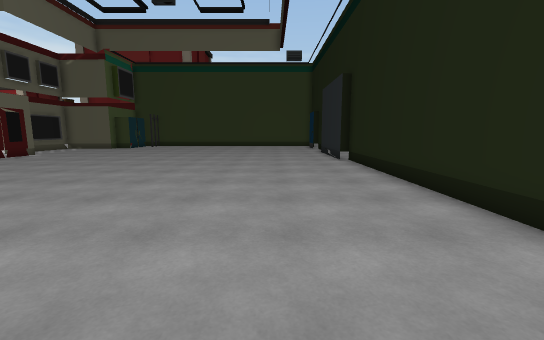
view 1 (above)

16 first-person views from a walk through a Unity game level. The camera is 1.4 m above the floor, tilts 8° down and sees 90° across. The floor is counted in squares, 1 m on a side. Each view is taken from the middle of a square. On the plan, view 1 faces up. The plan holds only what a view shows up to about 13 squares ahead; the rest is blank. The place goes on beyond the plan.

view 2
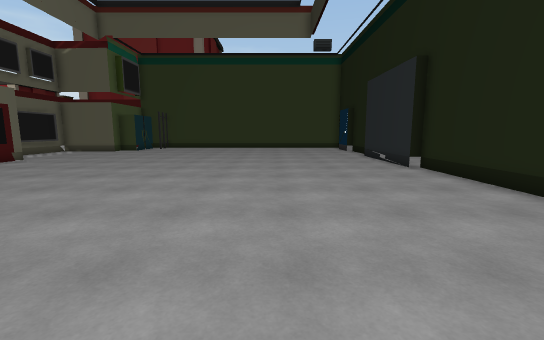

view 3
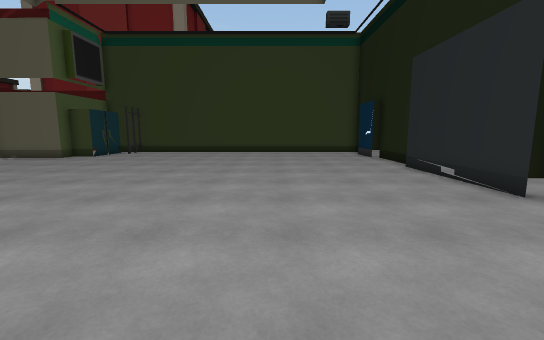

view 4
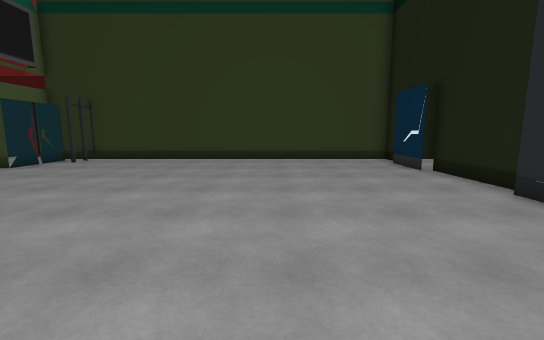

view 5
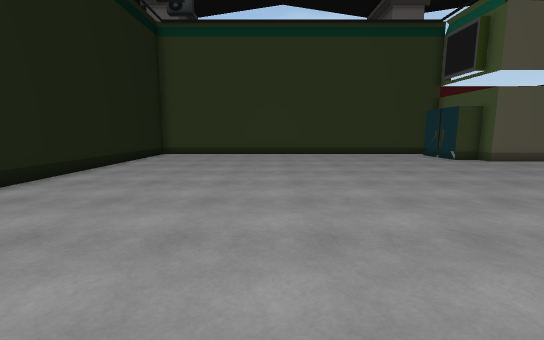

view 6
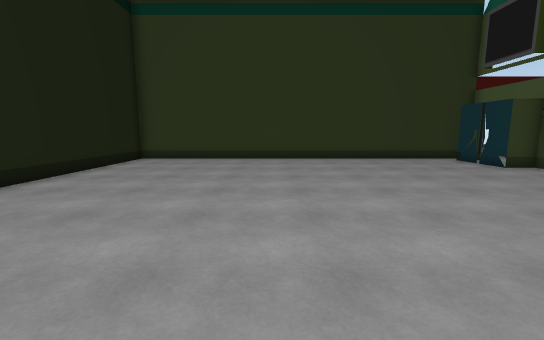

view 7
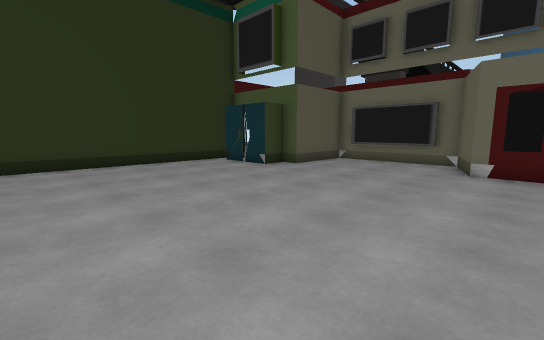

view 8
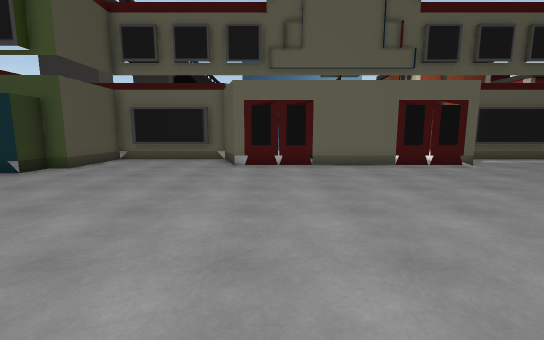

view 9
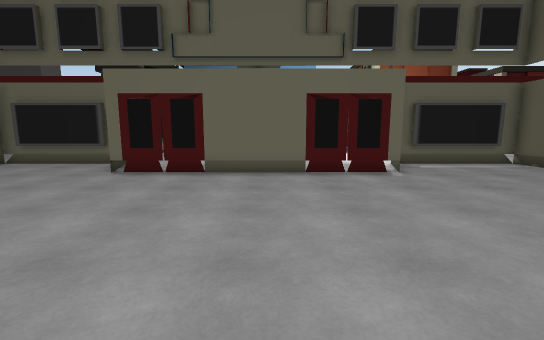

view 10
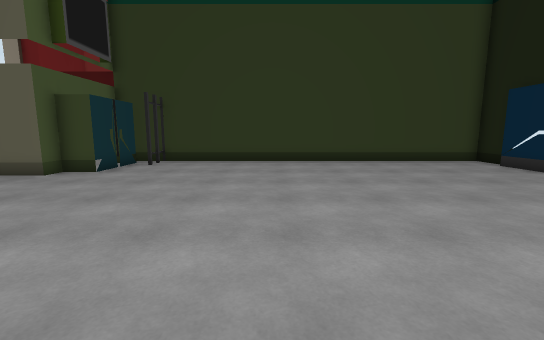

view 11
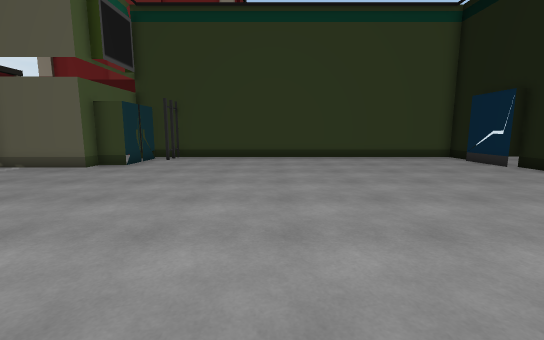

view 12
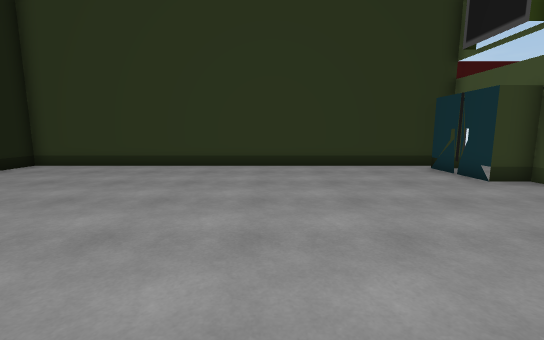

view 13
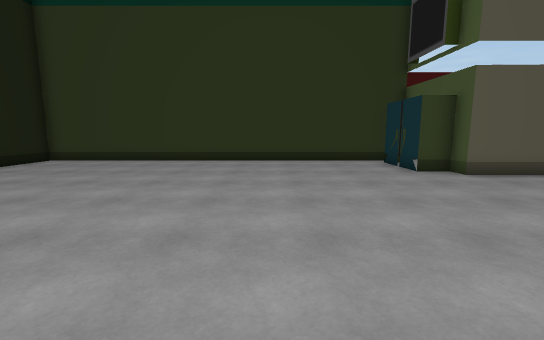

view 14
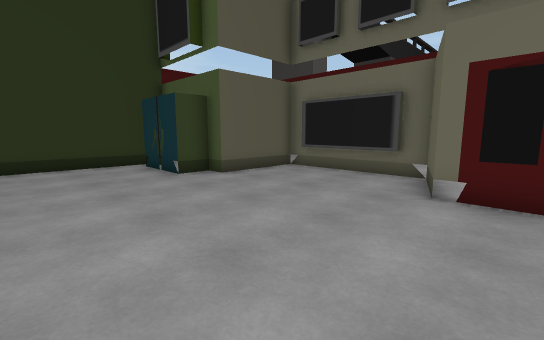

view 15
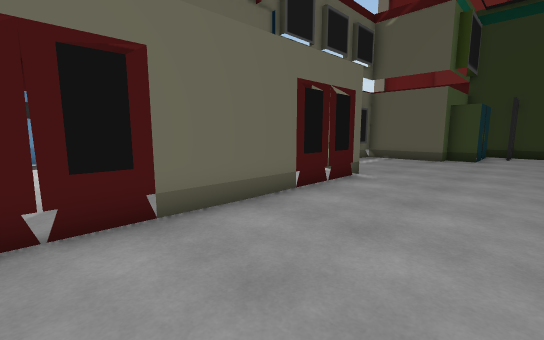

view 16
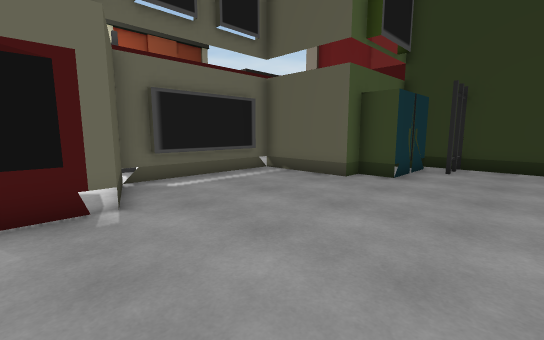

### Floor plan
Points are (right, up) in squares from view 1. A wall is a line through its corners. A room is listed if a view was taken in it or the views show most of it. See-through windows are left out.
Room 1 (views 1, 2, 3, 4, 5, 6, 7, 8, 9, 10, 11, 12, 13, 14, 15, 16)
walls: (3.4, 13.7) (3.4, 19); (-16.7, 4.9) (-16.7, 1); (3.9, 19.4) (3.9, 22.8); (3.4, 22.8) (3.4, 25.2); (-16.7, 21.9) (-16.7, 18); (-11.1, 26.5) (-11.1, 25.4); (-12.2, 26.4) (-12.2, 23.4) (-13.4, 23.4) (-13.4, 22.7) (-17, 22.7) (-17, 17.3) (-14.3, 16.4) (-14.3, 6.4) (-17, 5.6) (-17, 0.2) (-13.4, 0.2) (-13.4, -0.6) (-12.2, -0.6) (-12.2, -3.5); (-12.8, -4.2) (3.9, -4.2) (3.9, 13.7); (3.9, 25.6) (3.9, 27.1) (-12.6, 27.1)
ways out: gap at (-12, 25)

Positions as (right, up) in squares from view 1, and headings:
1: (0, 0), facing up
2: (-2, 3), facing up
3: (-2, 8), facing up
4: (-2, 13), facing up
5: (-3, 13), facing down
6: (-3, 10), facing down
7: (-4, 8), facing down-left
8: (-3, 8), facing left
9: (-5, 12), facing left
10: (-6, 14), facing up
11: (-6, 12), facing up
12: (-6, 7), facing down
13: (-7, 9), facing down
14: (-8, 8), facing down-left
15: (-10, 8), facing up-left
16: (-9, 15), facing up-left
